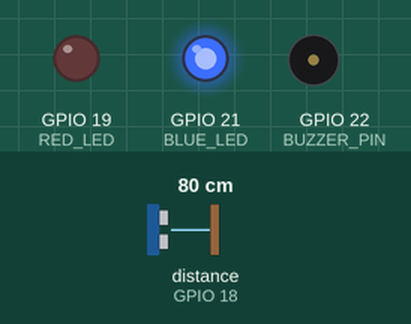
Simulated run of this sketch. Board: ESP32. Shown: output pins drawn as LEDs (lit = HIGH), buzzer (waves = sounding). Wiring (inferred from the names in the program): ultrasonic range finder: trigger GPIO 5; echo GPIO 18. The inputs (shaded band) are chosen by the test bench; at power-on: distance to the obstacle (sensor on GPIO 18) 80 cm. The echo pulse lasts 58.3 µs per cm; pins used as bus, display or sensor lines are not drawn; what the sketch prints to the serial monitor is not drawn.

Above: at 1.2 s.
1.3 s: distance to the obstacle (sensor on GPIO 18) set to 34 cm
2.8 s: distance to the obstacle (sensor on GPIO 18) set to 28 cm
At 3.11 s:
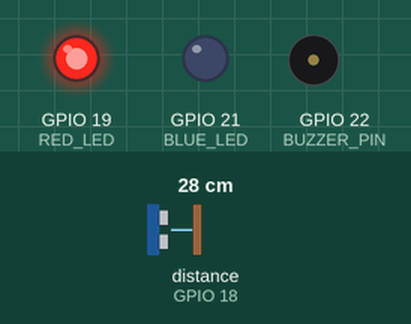
5.8 s: distance to the obstacle (sensor on GPIO 18) set to 4 cm
8.8 s: distance to the obstacle (sensor on GPIO 18) set to 2 cm
At 10.0 s:
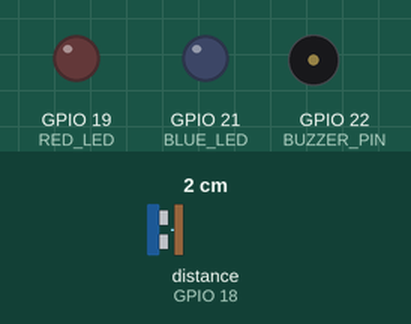
10.3 s: distance to the obstacle (sensor on GPIO 18) set to 9 cm
At 10.74 s:
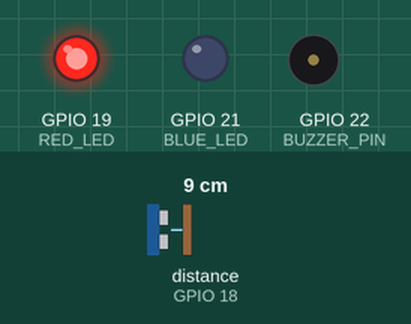
13.3 s: distance to the obstacle (sensor on GPIO 18) set to 35 cm
At 14.0 s:
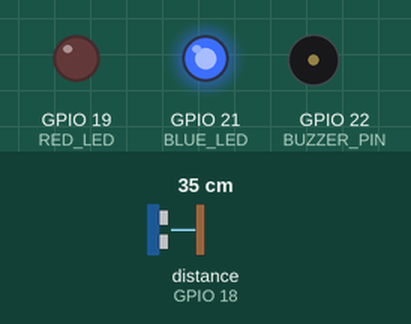
Timing chart, 0 to 15.8 s (numbered marks = the images above; inputs shaded):
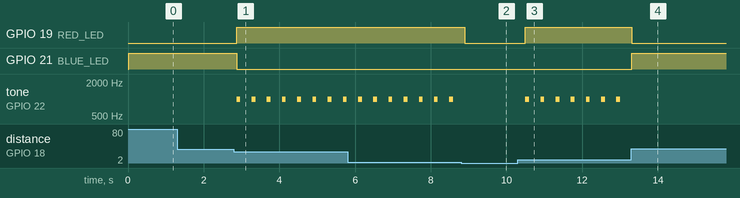

The sketch:

esp32_distance_alarm_system.ino
```cpp
// ============================================================
// ESP32 Distance Alarm - HC-SR04 Ultrasonic Sensor
// Red LED + Buzzer when too close, Blue LED when safe
// ============================================================

// Pin Definitions
#define TRIG_PIN 5
#define ECHO_PIN 18
#define RED_LED 19
#define BLUE_LED 21
#define BUZZER_PIN 22  // Optional - comment out if not used

// Threshold distance (cm)
const int DANGER_ZONE = 30;

void setup() {
  Serial.begin(115200);

  // Configure pins
  pinMode(TRIG_PIN, OUTPUT);
  pinMode(ECHO_PIN, INPUT);
  pinMode(RED_LED, OUTPUT);
  pinMode(BLUE_LED, OUTPUT);

  #ifdef BUZZER_PIN
    pinMode(BUZZER_PIN, OUTPUT);
  #endif

  Serial.println("======================================");
  Serial.println("ESP32 Distance Alarm");
  Serial.println("======================================");
  Serial.print("Danger zone: < ");
  Serial.print(DANGER_ZONE);
  Serial.println(" cm");
  Serial.println("\nReady! Wave your hand in front of the sensor...\n");
}

void loop() {
  // Send trigger pulse
  digitalWrite(TRIG_PIN, LOW);
  delayMicroseconds(2);
  digitalWrite(TRIG_PIN, HIGH);
  delayMicroseconds(10);
  digitalWrite(TRIG_PIN, LOW);

  // Measure echo time (microseconds)
  long duration = pulseIn(ECHO_PIN, HIGH);

  // Calculate distance (cm)
  // Speed of sound = 343 m/s = 0.034 cm/µs
  // Distance = (Time × Speed) / 2 (round trip)
  float distance = duration * 0.034 / 2;

  // Print to Serial Monitor (for debugging)
  Serial.print("Distance: ");
  Serial.print(distance);
  Serial.println(" cm");

  // Decision logic
  if (distance < DANGER_ZONE && distance > 2) {
    // TOO CLOSE! RED ALERT!
    digitalWrite(RED_LED, HIGH);
    digitalWrite(BLUE_LED, LOW);

    #ifdef BUZZER_PIN
      // Beep pattern: 100ms on, 100ms off
      tone(BUZZER_PIN, 1000);
      delay(100);
      noTone(BUZZER_PIN);
      delay(100);
    #endif

    Serial.println("⚠️  DANGER! Too close!");
  }
  else if (distance <= 400 && distance >= DANGER_ZONE) {
    // Safe distance
    digitalWrite(RED_LED, LOW);
    digitalWrite(BLUE_LED, HIGH);

    #ifdef BUZZER_PIN
      noTone(BUZZER_PIN);
    #endif
  }
  else {
    // No object detected or out of range
    digitalWrite(RED_LED, LOW);
    digitalWrite(BLUE_LED, LOW);

    #ifdef BUZZER_PIN
      noTone(BUZZER_PIN);
    #endif
  }

  delay(200);  // Small delay between readings
}
```

Measured:
- the behaviour switches between 31 and 30 cm on distance to the obstacle (sensor on GPIO 18) (found by bisection; images 0 and 1)
- the behaviour switches between 3 and 2 cm on distance to the obstacle (sensor on GPIO 18) (found by bisection; images 1 and 2)
- after the input at 1.3 s, every drawn part: stays the same
- after the input at 2.8 s, GPIO 19 (RED_LED): LOW → HIGH after 0.07 s; GPIO 21 (BLUE_LED): HIGH → LOW after 0.07 s; tone on GPIO 22 (BUZZER_PIN): alternates 1000 Hz for 0.10 s and silent for 0.30 s, starting after 0.07 s
- after the input at 8.8 s, GPIO 19 (RED_LED): HIGH → LOW after 0.09 s; tone on GPIO 22 (BUZZER_PIN): stops changing and stays silent
- after the input at 10.3 s, GPIO 19 (RED_LED): LOW → HIGH after 0.20 s; tone on GPIO 22 (BUZZER_PIN): alternates 1000 Hz for 0.10 s and silent for 0.30 s, starting after 0.20 s
- after the input at 13.3 s, GPIO 19 (RED_LED): HIGH → LOW at once; GPIO 21 (BLUE_LED): LOW → HIGH at once; tone on GPIO 22 (BUZZER_PIN): stops changing and stays silent
